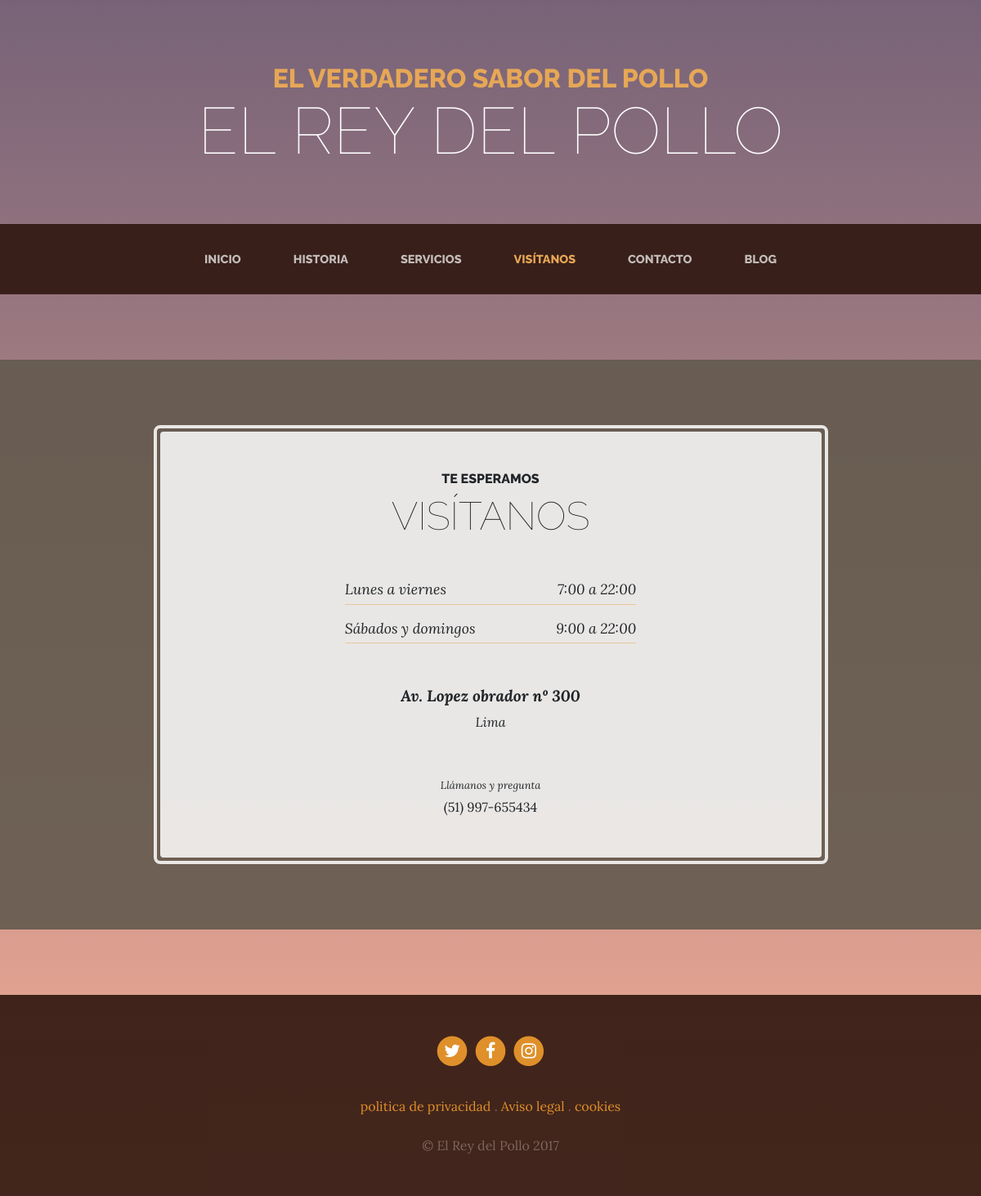
/store/, run on the app's committed database.
### pages/models.py (models this page shows, shortened)
class Page(models.Model):
    title = models.CharField(verbose_name="Título", max_length=200)
    content = RichTextField(verbose_name="Contenido")
    order = models.SmallIntegerField(verbose_name="Orden", default=0)
    created = models.DateTimeField(auto_now_add=True, verbose_name="Fecha de creación")
    updated = models.DateTimeField(auto_now=True, verbose_name="Fecha de edición")
    class Meta:
        verbose_name = 'Página'
        verbose_name_plural = 'paginas'
        ordering = ['order','title']

### core/views.py (the view)
# urls.py: path('store/', views.store, name="store"),
def store(request):
    return render(request, "core/store.html")

### pages/templatetags/pages_extras.py (called while the page is built)
@register.simple_tag
def get_page_list():
    pages = Page.objects.all()
    return pages

### social/processors.py (called while the page is built)
def ctx_dict(request):
    ctx = {}
    links = Link.objects.all()
    for link in links:
        ctx[link.key] = link.url
    return ctx

### core/templates/core/store.html (shortened to what this page needs)
{% extends 'core/base.html' %}
{% load static %}
{% block content %}
    <section class="page-section cta">
      <div class="container">
        <div class="row">
          <div class="col-xl-9 mx-auto">
            <div class="cta-inner text-center rounded">
              <h2 class="section-heading mb-5">
                <span class="section-heading-upper">Te esperamos</span>
                <span class="section-heading-lower">Visítanos</span>
              </h2>
              <ul class="list-unstyled list-hours mb-5 text-left mx-auto">
                <li class="list-unstyled-item list-hours-item d-flex">
                  Lunes a viernes
                  <span class="ml-auto">7:00 a 22:00</span>
                </li>
                <li class="list-unstyled-item list-hours-item d-flex">
                  Sábados y domingos
                  <span class="ml-auto">9:00 a 22:00</span>
                </li>
              </ul>
              <p class="address mb-5">
                <em>
                  <strong>Av. Lopez obrador nº 300</strong>
                  <br>
                  Lima
                </em>
              </p>
              <p class="mb-0">
                <small>
                  <em>Llámanos y pregunta</em>
                </small>
                <br>
                (51) 997-655434
              </p>
            </div>
          </div>
        </div>
      </div>
    </section>
{% endblock %}

### core/templates/core/base.html (shortened to what this page needs)
<!DOCTYPE html>
<html lang="es">
  <head>
{% load static %}
    <link href="{% static 'core/vendor/bootstrap/css/bootstrap.min.css' %}" rel="stylesheet">
    <link href="{% static 'core/vendor/font-awesome/css/font-awesome.min.css' %}" rel="stylesheet" type="text/css">
    <link href="{% static 'core/css/business-casual.css' %}" rel="stylesheet">
  </head>
  <body>
    <h1 class="site-heading text-center text-white d-none d-lg-block">
      <span class="site-heading-upper text-primary mb-3">El verdadero sabor del pollo</span>
      <span class="site-heading-lower">El Rey del Pollo</span>
    </h1>
    <nav class="navbar navbar-expand-lg navbar-dark py-lg-4" id="mainNav">
      <div class="container">
        <div class="collapse navbar-collapse" id="navbarResponsive">
          <ul class="navbar-nav mx-auto">
            <li class="nav-item  px-lg-4 {% if request.path == '/' %} active {% endif %}">
              <a class="nav-link text-uppercase text-expanded" href="{% url 'home' %}">Inicio</a>
            </li>
            <li class="nav-item px-lg-4 {% if request.path == '/about/' %} active {% endif %}">
              <a class="nav-link text-uppercase text-expanded" href="{% url 'about' %}">Historia</a>
            </li>
            <li class="nav-item px-lg-4 {% if request.path == '/services/' %} active {% endif %}">
              <a class="nav-link text-uppercase text-expanded" href="{% url 'services' %}">Servicios</a>
            </li>
            <li class="nav-item px-lg-4 {% if request.path == '/store/' %} active {% endif %}">
              <a class="nav-link text-uppercase text-expanded" href="{% url 'store' %}">Visítanos</a>
            </li>
            <li class="nav-item px-lg-4 {% if request.path == '/contact/' %} active {% endif %} ">
              <a class="nav-link text-uppercase text-expanded" href="{% url 'contact' %}">Contacto</a>
            </li>
            <li class="nav-item px-lg-4 {% if request.path|slice:":6" == '/blog/' %} active {% endif %}">
              <a class="nav-link text-uppercase text-expanded" href="{% url 'blog' %}">Blog</a>
            </li>
          </ul>
        </div>
      </div>
    </nav>
  {% block content %}{% endblock %}
    <footer class="footer text-faded text-center py-5">
      <div class="container">
        <p class="m-0">
          {% if LINK_TWITTER %}
	        <a href="{{LINK_TWITTER}}" class="link">
	          <span class="fa-stack fa-lg">
	            <i class="fa fa-circle fa-stack-2x"></i>
	            <i class="fa fa-twitter fa-stack-1x fa-inverse"></i>
	          </span>
	        </a>
          {% endif %}
          {% if LINK_FACEBOOK %}
	        <a href="{{LINK_FACEBOOK}}" class="link">
	          <span class="fa-stack fa-lg">
	            <i class="fa fa-circle fa-stack-2x"></i>
	            <i class="fa fa-facebook fa-stack-1x fa-inverse"></i>
	          </span>
	        </a>
          {% endif %}
          {% if LINK_INSTAGRAM %}
	        <a href="{{LINK_INSTAGRAM}}" class="link">
	          <span class="fa-stack fa-lg">
	            <i class="fa fa-circle fa-stack-2x"></i>
	            <i class="fa fa-instagram fa-stack-1x fa-inverse"></i>
	          </span>
	        </a>
          {% endif %}
	    </p>
        <p class="m-0 mbt">
          {% load pages_extras %}
          {% get_page_list as page_list %}
          {% for page in page_list %}
          <a href="{% url 'page' page.id page.title|slugify %}" class="link">{{page.title}}</a> {% if not forloop.last %}.{% endif %}
          {% endfor %}
		</p>
        <p class="m-0 mbt1">&copy; El Rey del Pollo 2017</p>
      </div>
	</footer>
  </body>
</html>

### core/static/core/css/business-casual.css (style rules this page uses)
body { font-family: 'Lora'; background: linear-gradient(rgba(46, 15, 47, 0.65), rgba(241, 130, 92, 0.65)), url("../img/bg.jpg"); background-attachment: fixed; background-position: center; background-size: cover; }
h1, h2, h3, h4, h5, h6 { font-family: 'Raleway'; }
p { line-height: 1.75; }
.text-faded { color: rgba(255, 255, 255, 0.3); }
.site-heading { margin-top: 5rem; margin-bottom: 5rem; text-transform: uppercase; line-height: 1; font-family: 'Raleway'; }
.site-heading .site-heading-upper { display: block; font-size: 2rem; font-weight: 800; }
.site-heading .site-heading-lower { font-size: 5rem; font-weight: 100; line-height: 4rem; }
.page-section { margin-top: 5rem; margin-bottom: 5rem; }
.section-heading { text-transform: uppercase; }
.section-heading .section-heading-upper { display: block; font-size: 1rem; font-weight: 800; padding-bottom: .5rem; }
.section-heading .section-heading-lower { display: block; font-size: 3rem; font-weight: 100; }
#mainNav { background-color: rgba(47, 23, 15, 0.9); font-family: 'Raleway'; }
#mainNav .navbar-nav .nav-item .nav-link { color: rgba(255, 255, 255, 0.7); font-weight: 800; }
#mainNav .navbar-nav .nav-item.active .nav-link { color: #e6a756; }
@media (min-width: 992px) { #mainNav .navbar-nav .nav-item .nav-link { font-size: 0.9rem; } }
.cta { padding-top: 5rem; padding-bottom: 5rem; background-color: rgba(99, 90, 78, 0.9); }
.cta .cta-inner { position: relative; padding: 3rem; margin: 0.5rem; background-color: rgba(255, 255, 255, 0.85); }
.cta .cta-inner:before { border-radius: 0.5rem; content: ''; position: absolute; top: -0.5rem; bottom: -0.5rem; left: -0.5rem; right: -0.5rem; border: 0.25rem solid rgba(255, 255, 255, 0.85); }
.list-hours { font-size: 0.9rem; }
.list-hours .list-hours-item { border-bottom: 1px solid rgba(230, 167, 86, 0.5); padding-bottom: .25rem; margin-bottom: 1rem; font-style: italic; }
@media (min-width: 992px) { .list-hours { width: 50%; font-size: 1.1rem; } }
.address strong { font-size: 1.2rem; }
.footer { background-color: rgba(47, 23, 15, 0.9); }
.text-primary { color: #e6a756 !important; }
.mbt { padding-top: 2rem; }
.mbt1 { padding-top: 1.25rem; }
a.link { color: #df902a; }

### data on the page
Page: title "politica de privacidad"
Page: title "Aviso legal"
Page: title "cookies"
